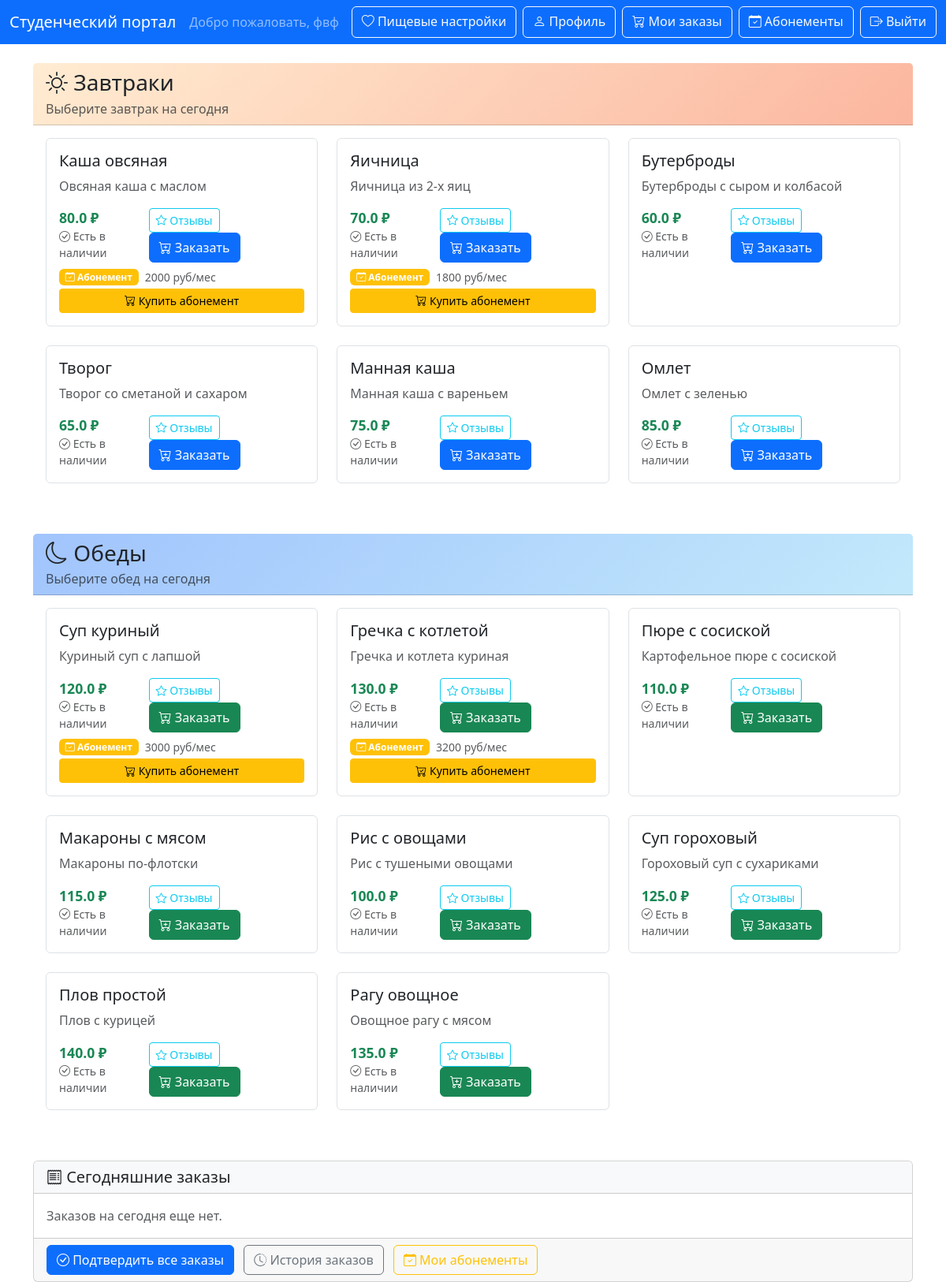
Page /students/meals (signed in) on the committed database.
### app.py (models this page shows)
class User(db.Model):
    id = db.Column(db.Integer, primary_key=True)
    email = db.Column(db.String(100), nullable=False, unique=True)
    password = db.Column(db.String(100), nullable=False)
    user_type = db.Column(db.String(20), nullable=False)
    full_name = db.Column(db.String(100))
    dietary_preferences = db.Column(db.Text, default='')
    allergies = db.Column(db.Text, default='')
    balance = db.Column(db.Float, default=0.0)

class Meal(db.Model):
    id = db.Column(db.Integer, primary_key=True)
    name = db.Column(db.String(100), nullable=False)
    description = db.Column(db.String(200))
    price = db.Column(db.Float, nullable=False)
    meal_type = db.Column(db.String(20), nullable=False)
    available = db.Column(db.Boolean, default=True, nullable=False)
    tags = db.Column(db.String(200), default='')
    ingredients = db.Column(db.Text, default='')
    average_rating = db.Column(db.Float, default=0.0)
    total_reviews = db.Column(db.Integer, default=0)
    has_subscription = db.Column(db.Boolean, default=False)
    subscription_price = db.Column(db.Float, default=0.0)
    subscription_days = db.Column(db.Integer, default=30)
    meals_per_day = db.Column(db.Integer, default=1)
    stock_quantity = db.Column(db.Integer, default=0)
    min_stock = db.Column(db.Integer, default=10)
    max_stock = db.Column(db.Integer, default=100)

### app.py (the view)
@app.route('/students/meals')
def student_meals():
    if 'user_type' not in session or session['user_type'] != 'student':
        return redirect('/')
    user = User.query.get(session['user_id'])
    all_breakfasts = Meal.query.filter_by(meal_type='breakfast').all()
    all_lunches = Meal.query.filter_by(meal_type='lunch').all()
    breakfasts = []
    lunches = []
    if user.allergies:
        allergies = [a.strip().lower() for a in user.allergies.split(',')]
        for meal in all_breakfasts:
            if meal.available and not any(allergy in meal.ingredients.lower() for allergy in allergies):
                breakfasts.append(meal)
        for meal in all_lunches:
            if meal.available and not any(allergy in meal.ingredients.lower() for allergy in allergies):
                lunches.append(meal)
    else:
        breakfasts = [meal for meal in all_breakfasts if meal.available]
        lunches = [meal for meal in all_lunches if meal.available]
    return render_template("student_meals.html", breakfasts=breakfasts, lunches=lunches, user=user)

### templates/student_meals.html (shortened to what this page needs)
<!doctype html>
<html lang="ru">
<head>
    <link rel="stylesheet" href="https://cdn.jsdelivr.net/npm/bootstrap@5.3.3/dist/css/bootstrap.min.css">
    <link rel="stylesheet" href="https://cdn.jsdelivr.net/npm/bootstrap-icons@1.11.0/font/bootstrap-icons.css">
</head>
<body>
    <nav class="navbar navbar-expand-lg navbar-dark bg-primary">
        <div class="container-fluid">
            <span class="navbar-brand">Студенческий портал</span>
            <div class="d-flex">
                <span class="navbar-text me-3">Добро пожаловать, {{ session.get('full_name', 'Студент') }}</span>
                <a href="/students/dietary-preferences" class="btn btn-outline-light me-2">
                    <i class="bi bi-heart"></i> Пищевые настройки
                </a>
                <a href="/students/profile" class="btn btn-outline-light me-2">
                    <i class="bi bi-person"></i> Профиль
                </a>
                <a href="/students/my-orders" class="btn btn-outline-light me-2">
                    <i class="bi bi-cart-check"></i> Мои заказы
                </a>
                <a href="/students/subscriptions" class="btn btn-outline-light me-2">
                    <i class="bi bi-calendar-check"></i> Абонементы
                </a>
                <a href="/logout" class="btn btn-outline-light">
                    <i class="bi bi-box-arrow-right"></i> Выйти
                </a>
            </div>
        </div>
    </nav>
    <div class="container mt-4">
        <div class="card mt-4 border-0">
            <div class="card-header breakfast-header">
                <h3 class="mb-0"><i class="bi bi-sun"></i> Завтраки</h3>
                <p class="mb-0 mt-1 text-muted">Выберите завтрак на сегодня</p>
            </div>
            <div class="card-body">
                {% if breakfasts %}
                <div class="row row-cols-1 row-cols-md-2 row-cols-lg-3 g-4">
                    {% for meal in breakfasts %}
                    <div class="col">
                        <div class="card h-100 meal-card">
                            <div class="card-body">
                                <h5 class="card-title">{{ meal.name }}</h5>
                                <p class="card-text text-muted">{{ meal.description }}</p>
                                <div class="d-flex justify-content-between align-items-center mt-3">
                                    <div>
                                        <span class="h5 text-success price-badge">{{ meal.price }} ₽</span>
                                        <small class="d-block text-{% if meal.stock_quantity == 0 %}danger{% elif meal.stock_quantity <= 10 %}warning{% else %}muted{% endif %}">
                                            {% if meal.stock_quantity == 0 %}
                                                <i class="bi bi-x-circle"></i> Закончился
                                            {% elif meal.stock_quantity <= 10 %}
                                                <i class="bi bi-exclamation-triangle"></i> Осталось: {{ meal.stock_quantity }} порций
                                            {% else %}
                                                <i class="bi bi-check-circle"></i> Есть в наличии
                                            {% endif %}
                                        </small>
                                    </div>
                                    <div>
                                        <a href="/students/meal-reviews/{{ meal.id }}" class="btn btn-sm btn-outline-info me-1">
                                            <i class="bi bi-star"></i> Отзывы
                                        </a>
                                        <button class="btn btn-primary order-btn"
                                                data-meal-id="{{ meal.id }}"
                                                data-meal-name="{{ meal.name }}"
                                                data-meal-price="{{ meal.price }}"
                                                {% if meal.stock_quantity == 0 %}disabled{% endif %}>
                                            <i class="bi bi-cart-plus"></i> Заказать
                                        </button>
                                    </div>
                                </div>
                                {% if meal.has_subscription %}
                                <div class="mt-2">
                                    <div class="d-flex align-items-center mb-1">
                                        <span class="badge bg-warning me-2"><i class="bi bi-calendar-check"></i> Абонемент</span>
                                        <small class="text-muted">{{ meal.subscription_price|int }} руб/мес</small>
                                    </div>
                                    <a href="/students/subscriptions/buy/{{ meal.id }}" class="btn btn-sm btn-warning w-100">
                                        <i class="bi bi-cart-check"></i> Купить абонемент
                                    </a>
                                </div>
                                {% endif %}
                            </div>
                        </div>
                    </div>
                    {% endfor %}
                </div>
                {% else %}
                <div class="alert alert-warning">
                    <i class="bi bi-exclamation-triangle"></i> На данный момент завтраки недоступны.
                </div>
                {% endif %}
            </div>
        </div>
        <div class="card mt-5 border-0">
            <div class="card-header lunch-header">
                <h3 class="mb-0"><i class="bi bi-moon"></i> Обеды</h3>
                <p class="mb-0 mt-1 text-muted">Выберите обед на сегодня</p>
            </div>
            <div class="card-body">
                {% if lunches %}
                <div class="row row-cols-1 row-cols-md-2 row-cols-lg-3 g-4">
                    {% for meal in lunches %}
                    <div class="col">
                        <div class="card h-100 meal-card">
                            <div class="card-body">
                                <h5 class="card-title">{{ meal.name }}</h5>
                                <p class="card-text text-muted">{{ meal.description }}</p>
                                <div class="d-flex justify-content-between align-items-center mt-3">
                                    <div>
                                        <span class="h5 text-success price-badge">{{ meal.price }} ₽</span>
                                        <small class="d-block text-{% if meal.stock_quantity == 0 %}danger{% elif meal.stock_quantity <= 10 %}warning{% else %}muted{% endif %}">
                                            {% if meal.stock_quantity == 0 %}
                                                <i class="bi bi-x-circle"></i> Закончился
                                            {% elif meal.stock_quantity <= 10 %}
                                                <i class="bi bi-exclamation-triangle"></i> Осталось: {{ meal.stock_quantity }} порций
                                            {% else %}
                                                <i class="bi bi-check-circle"></i> Есть в наличии
                                            {% endif %}
                                        </small>
                                    </div>
                                    <div>
                                        <a href="/students/meal-reviews/{{ meal.id }}" class="btn btn-sm btn-outline-info me-1">
                                            <i class="bi bi-star"></i> Отзывы
                                        </a>
                                        <button class="btn btn-success order-btn"
                                                data-meal-id="{{ meal.id }}"
                                                data-meal-name="{{ meal.name }}"
                                                data-meal-price="{{ meal.price }}"
                                                {% if meal.stock_quantity == 0 %}disabled{% endif %}>
                                            <i class="bi bi-cart-plus"></i> Заказать
                                        </button>
                                    </div>
                                </div>
                                {% if meal.has_subscription %}
                                <div class="mt-2">
                                    <div class="d-flex align-items-center mb-1">
                                        <span class="badge bg-warning me-2"><i class="bi bi-calendar-check"></i> Абонемент</span>
                                        <small class="text-muted">{{ meal.subscription_price|int }} руб/мес</small>
                                    </div>
                                    <a href="/students/subscriptions/buy/{{ meal.id }}" class="btn btn-sm btn-warning w-100">
                                        <i class="bi bi-cart-check"></i> Купить абонемент
                                    </a>
                                </div>
                                {% endif %}
                            </div>
                        </div>
                    </div>
                    {% endfor %}
                </div>
                {% else %}
                <div class="alert alert-warning">
                    <i class="bi bi-exclamation-triangle"></i> На данный момент обеды недоступны.
                </div>
                {% endif %}
            </div>
        </div>
        <div class="card mt-5">
            <div class="card-header bg-light">
                <h5 class="mb-0"><i class="bi bi-receipt"></i> Сегодняшние заказы</h5>
            </div>
            <div class="card-body">
                <div id="order-summary">
                    <p class="text-muted mb-0">Заказов на сегодня еще нет.</p>
                </div>
            </div>
            <div class="card-footer">
                <button class="btn btn-primary" id="confirm-all-orders">
                    <i class="bi bi-check-circle"></i> Подтвердить все заказы
                </button>
                <a href="/students/my-orders" class="btn btn-outline-secondary ms-2">
                    <i class="bi bi-clock-history"></i> История заказов
                </a>
                <a href="/students/subscriptions" class="btn btn-outline-warning ms-2">
                    <i class="bi bi-calendar-check"></i> Мои абонементы
                </a>
            </div>
        </div>
    </div>
    <div class="toast-container position-fixed bottom-0 end-0 p-3">
    </div>
</body>
</html>

### templates/student_meals.html (style rules this page uses)
.meal-card { transition: all 0.3s ease; border: 1px solid #dee2e6; }
.price-badge { font-size: 1.1rem; font-weight: bold; }
.breakfast-header { background: linear-gradient(135deg, #ffecd2 0%, #fcb69f 100%); }
.lunch-header { background: linear-gradient(135deg, #a1c4fd 0%, #c2e9fb 100%); }

### rows in the picture
User: get "фвф"
Meal: name "Каша овсяная", description "Овсяная каша с маслом", price "80.0", stock_quantity "Есть в наличии", subscription_price "2000"
Meal: name "Яичница", description "Яичница из 2-х яиц", price "70.0", stock_quantity "Есть в наличии", subscription_price "1800"
Meal: name "Бутерброды", description "Бутерброды с сыром и колбасой", price "60.0", stock_quantity "Есть в наличии"
Meal: name "Творог", description "Творог со сметаной и сахаром", price "65.0", stock_quantity "Есть в наличии"
Meal: name "Манная каша", description "Манная каша с вареньем", price "75.0", stock_quantity "Есть в наличии"
Meal: name "Омлет", description "Омлет с зеленью", price "85.0", stock_quantity "Есть в наличии"
Meal: name "Суп куриный", description "Куриный суп с лапшой", price "120.0", stock_quantity "Есть в наличии", subscription_price "3000"
Meal: name "Гречка с котлетой", description "Гречка и котлета куриная", price "130.0", stock_quantity "Есть в наличии", subscription_price "3200"
Meal: name "Пюре с сосиской", description "Картофельное пюре с сосиской", price "110.0", stock_quantity "Есть в наличии"
Meal: name "Макароны с мясом", description "Макароны по-флотски", price "115.0", stock_quantity "Есть в наличии"
Meal: name "Рис с овощами", description "Рис с тушеными овощами", price "100.0", stock_quantity "Есть в наличии"
Meal: name "Суп гороховый", description "Гороховый суп с сухариками", price "125.0", stock_quantity "Есть в наличии"
Meal: name "Плов простой", description "Плов с курицей", price "140.0", stock_quantity "Есть в наличии"
Meal: name "Рагу овощное", description "Овощное рагу с мясом", price "135.0", stock_quantity "Есть в наличии"
